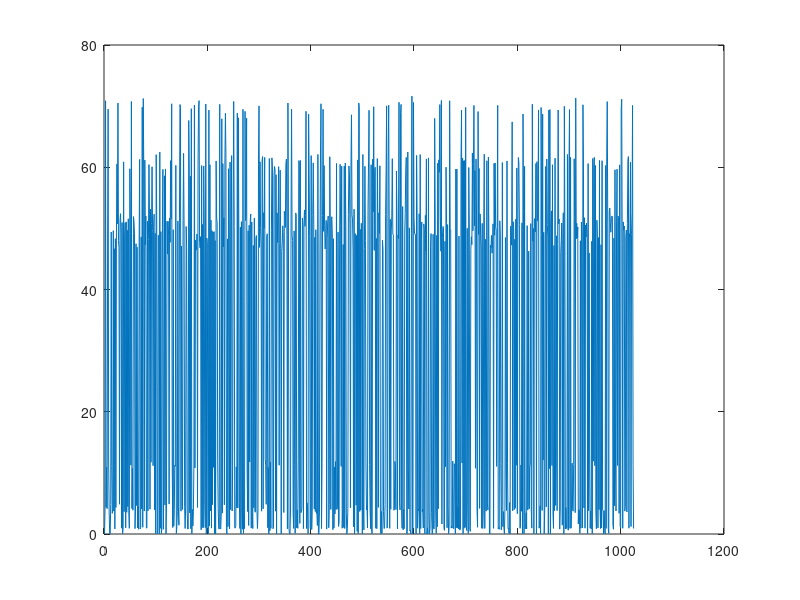

The MATLAB source for this figure:
clc
clear all
close all

N=4;

W=eye(N,N);

Ht=rand(4,4);

O =[1 1 0 0;
    1 1 1 0;
    0 1 1 1;
    0 0 1 1];

%%%%%%%%%%%%%%%%%%%%%%%%%%%%%%%%%%%%%%%%%%%%%%%%
%our fft unit
F=zeros(4,4);
base=exp(-2*pi*i/4);
for i=1:4
    for j=1:4
        F(i,j)=power(base,(i-1)*(j-1));
    end
end
%%%%%%%%%%%%%%%%%%%%%%%%%%%%%%%%%%%%%%%%%%%%%%%%


err_row=[0];
%TEST
cnt=1024;
 for cn=1:cnt
     s=floor(rand(1,N)*2)';
     n=(rand(1,N)*0.1)';
     y=F*W*Ht*(F')*s+F*W*n;
     err_row(end+1)=sum((y-s).^2);
 end




plot(abs(err_row))

